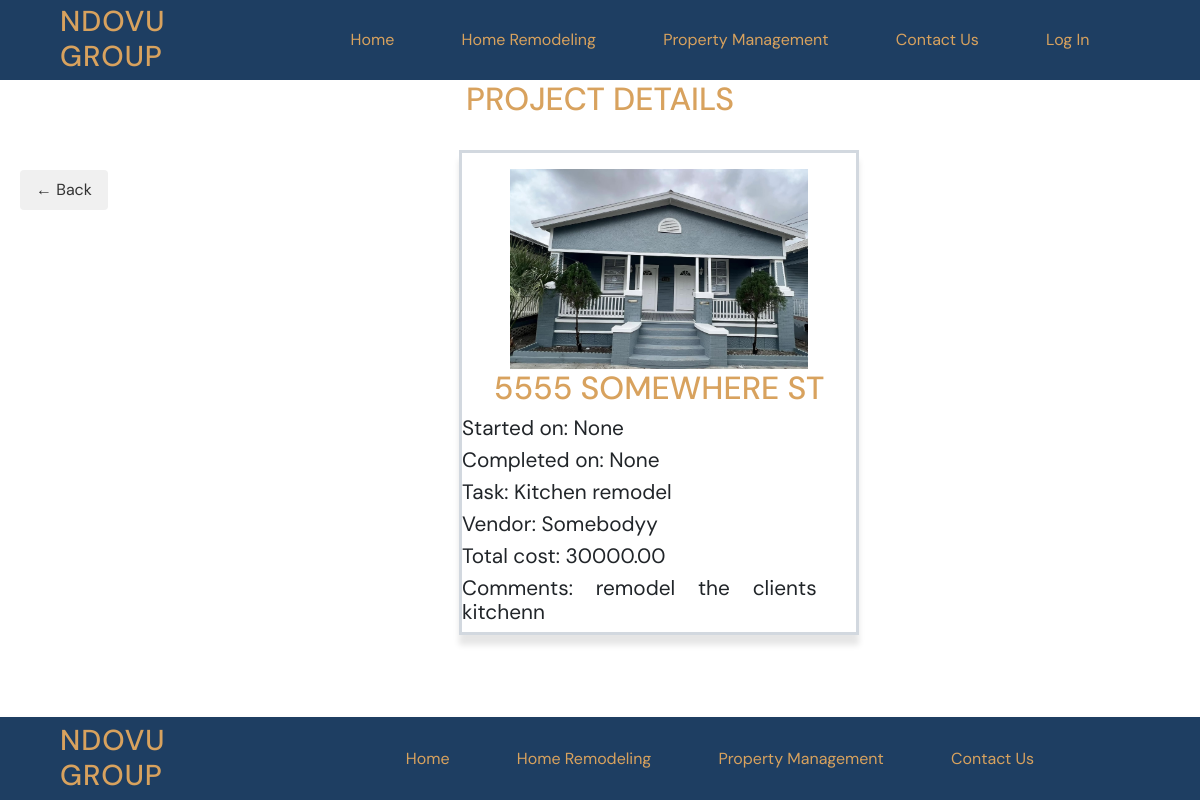
The app's page /projects/2/ with its own data.
### projects/models.py (models this page shows, shortened)
class Project(models.Model):
    name = models.CharField(max_length=128)
    image = models.ImageField(upload_to="static/img")
    tasks = models.CharField(max_length=200)
    vendor = models.CharField(max_length=50)
    total_cost = MoneyField(max_digits=14, decimal_places=2, default_currency='USD')
    comments = models.TextField()
    start_date = models.DateField(null=True, blank=True)
    complete_date = models.DateField(null=True, blank=True)

### projects/views.py (the view)
# urls.py: path("<int:pk>/", views.ProjectDetailView.as_view(), name="detail"),
class ProjectDetailView(DetailView): # read single, reads a single copy for read-only
        template_name = "projects/detail_project.html"
        model = Project

### templates/projects/detail_project.html (shortened to what this page needs)
{% extends 'base.html' %}
{% load static %}
{% block content %}
<h1>Project Details</h1>
<div class="projects-list center-row">
    <div class="project-card">
        <img src="{{ project.image.url }}" alt="house">
        <h1> {{ project.name }} </h1>
        <p> Started on: {{ project.start_date }} </p>
        <p> Completed on: {{ project.complete_date }} </p>
        <p> Task: {{ project.tasks }} </p>
        <p> Vendor: {{ project.vendor }} </p>
        <p> Total cost: {{ project.total_cost }} </p>
        <p> Comments: {{ project.comments }} </p>
    </div>
    <a href="{% url 'list' %}" class="back-button">← Back</a>
</div>
{% endblock content %}

### static/css/base.css (style rules this page uses)
:root { --secondary-color-600: #d8a25e; --background-color: #fdfdfd; --surface-color: #1e3e62; --neutral-color:#2e2f30; --DM-font: "DM Sans", sans-serif; }
* { font-family: var(--DM-font); margin: 0; padding: 0; text-decoration: none; }
html { font-size: 16px; background-color: var(--background-color); }
h1 { color: var(--secondary-color-600); font-size: 2rem; text-transform: uppercase; text-align: center; }
p { line-height: 1.5rem; font-size: 1.3rem; }
.center-row { display: flex; justify-content: center; align-items: center; }

### static/css/section.css (style rules this page uses)
.projects-list { margin: 2rem 0px; gap: 5rem; position: relative; }
.project-card { width: 400px; display: inline-block; border: 3px solid rgba(30, 62, 98, 0.2); box-shadow: 0 10px 6px rgba(0, 0, 0, 0.1); margin-bottom: 5rem; vertical-align: top; margin-right: 10px; margin-left: 8rem; text-align: justify; }
.project-card p { width: 90%; margin: 0.5rem 0; }
.project-card img { height: 200px; object-fit: contain; display: block; margin: 1rem auto 0; }
.back-button { display: inline-block; padding: 8px 16px; position: absolute; top: 20px; left: 20px; background-color: #f0f0f0; color: #333; text-decoration: none; border-radius: 4px; transition: background-color 0.3s; }

### records on screen
Project: image (picture), name "5555 SOMEWHERE ST", start_date "None", complete_date "None", tasks "Kitchen remodel", vendor "Somebodyy", total_cost "30000.00", comments "remodel the clients kitchenn"
